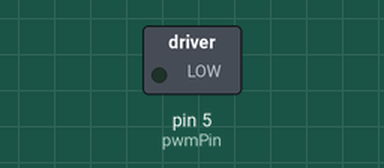
A sketch run on a simulated Arduino Nano, built with avr-gcc and run on an emulated ATmega328P. Shown: switched loads named in the sketch (green lamp = pin HIGH).

Above: at 0.05 s.
At 9.85 s:
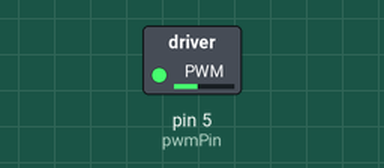
At 19.95 s:
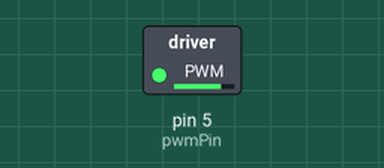
At 39.95 s:
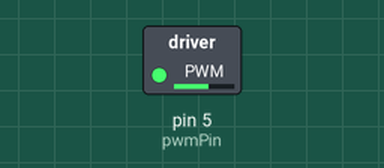
Timing chart, 0 to 40.0 s (numbered marks = the images above):
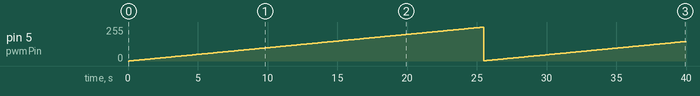

The sketch:

PWM_Output.ino
```cpp
//************* Sawtooth like PWM on Pin 5 **************************************//
//************* Prof. Mallebrein  HS-Esslingen 2024 ****************************//
// DC-Motor Control Pin pwm
int pwmPin = 5;  // 5 at Nano (high frequency)
int pwm = 0;  // output for PWM: could be also integer (0...255)

// Calculation Grid and Printing Speed variables
int           millisGrid = 100;   // gridtime in ms
unsigned long oldMillis = 0;        // for grid generation

void setup() {
	// put your setup code here, to run once:
	pinMode(pwmPin, OUTPUT);
}

void loop() {
	// put your main code here, to run repeatedly:

	if (millis()-oldMillis >= millisGrid)
	{
		pwm = pwm + 1;
		analogWrite(pwmPin, pwm);   // pwm controls motor speed (min 0 max. 255)
		if (pwm > 253) pwm = 1;
		oldMillis = oldMillis + millisGrid; // counts up oldMillis
	}
}
```

Measured:
- by itself, pin 5 (pwmPin): 0/255 → 1/255 at 0.10 s, → 2/255 0.10 s later, → 3/255 0.10 s later, → 4/255 0.10 s later, … (399 changes in this stretch)
